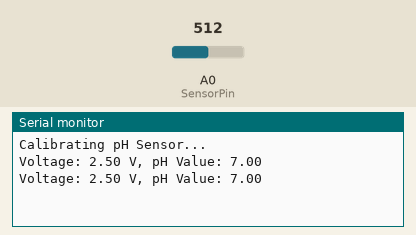
Recording of a sketch running on a simulated Arduino Uno, built with avr-gcc and run on an emulated ATmega328P. Parts: the last lines printed to the serial monitor. The test bench sets the inputs (shaded band); at power-on: A0 (SensorPin) = 512.

Above: at 1.8 s.
1.9 s: A0 (SensorPin) set to 716
At 2.5 s:
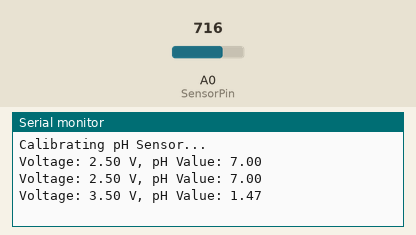
3.4 s: A0 (SensorPin) set to 900
At 4.8 s:
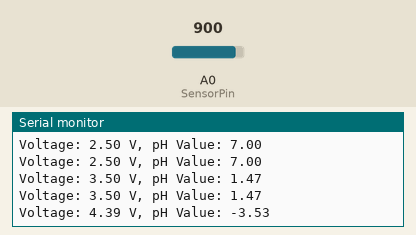
Timing chart, 0 to 6.4 s (numbered marks = the images above; inputs shaded):
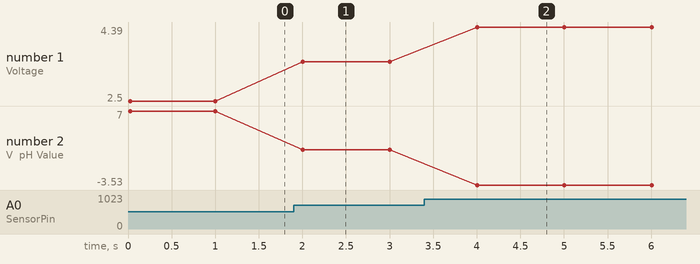

Measured:
- after the input at 1.9 s, the serial monitor: prints a new line after 0.10 s (image 1)
- after the input at 3.4 s, the serial monitor: prints a new line after 0.60 s (image 2)
- plotted number 1: 2.5 → 3.5 after the input at 1.9 s, 3.5 → 4.39 after the input at 3.4 s
- plotted number 2: 7 → 1.47 after the input at 1.9 s, 1.47 → -3.53 after the input at 3.4 s

The sketch:

sketch_nov22b.ino
```cpp
#define SensorPin A0           // Analog pin connected to pH sensor
float voltage;                 // Store voltage from sensor
float pHValue;                 // Store calculated pH value

void setup() {
  Serial.begin(9600);          // Initialize Serial communication
  Serial.println("Calibrating pH Sensor...");
}

void loop() {
  int sensorValue = analogRead(SensorPin);         // Read raw analog value
  voltage = (float)sensorValue * 5.0 / 1024.0;    // Convert analog value to voltage (0-5V)

  // Adjust the calibration formula as needed based on your sensor
  pHValue = 7.0 + ((2.5 - voltage) / 0.18);       // Use this formula for accurate calibration

  Serial.print("Voltage: ");
  Serial.print(voltage, 2);                       // Print voltage
  Serial.print(" V, pH Value: ");
  Serial.println(pHValue, 2);                     // Print pH value with 2 decimal places

  delay(1000);                                    // Delay before next reading
}
```
